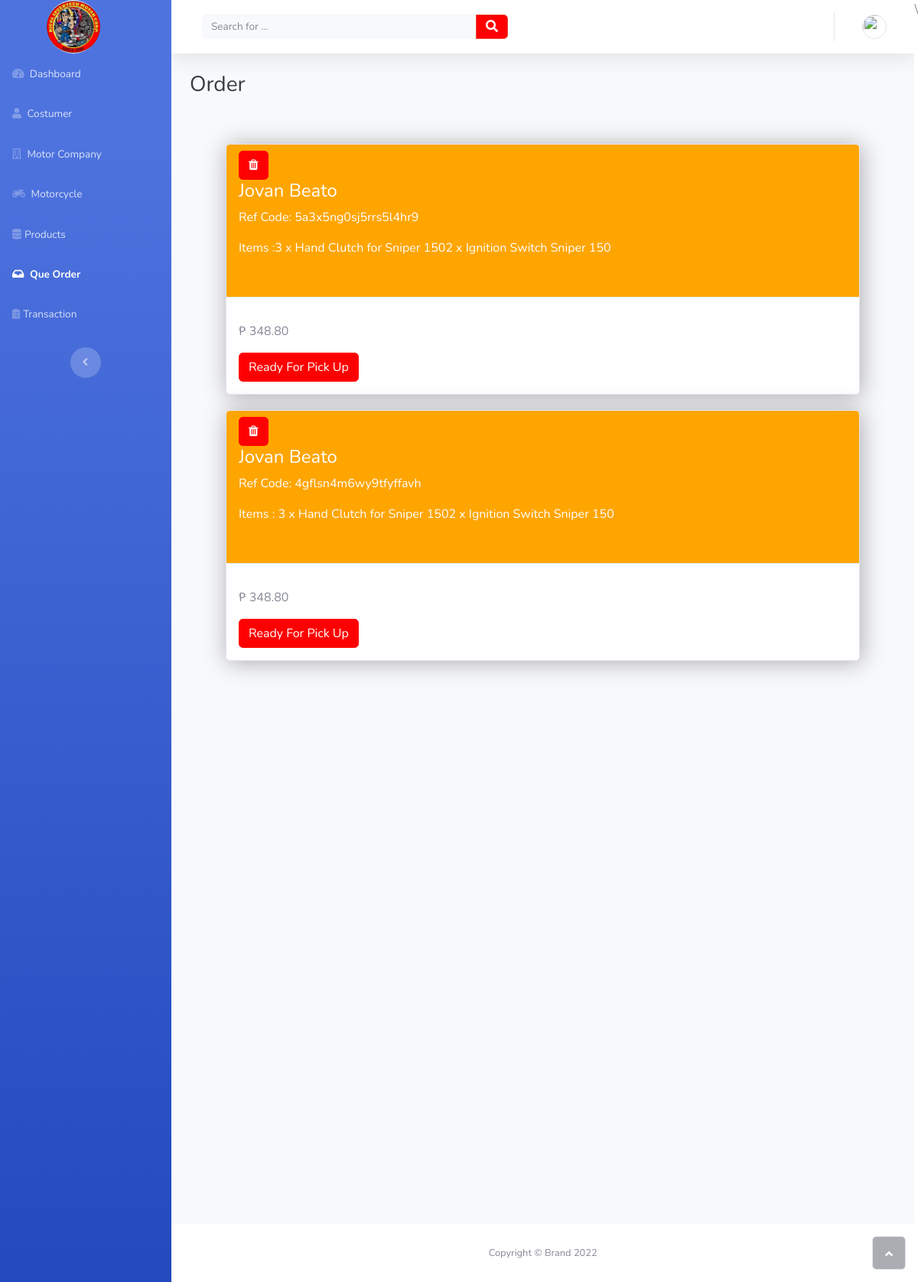
The page /orders (signed in) on the database as committed earlier.
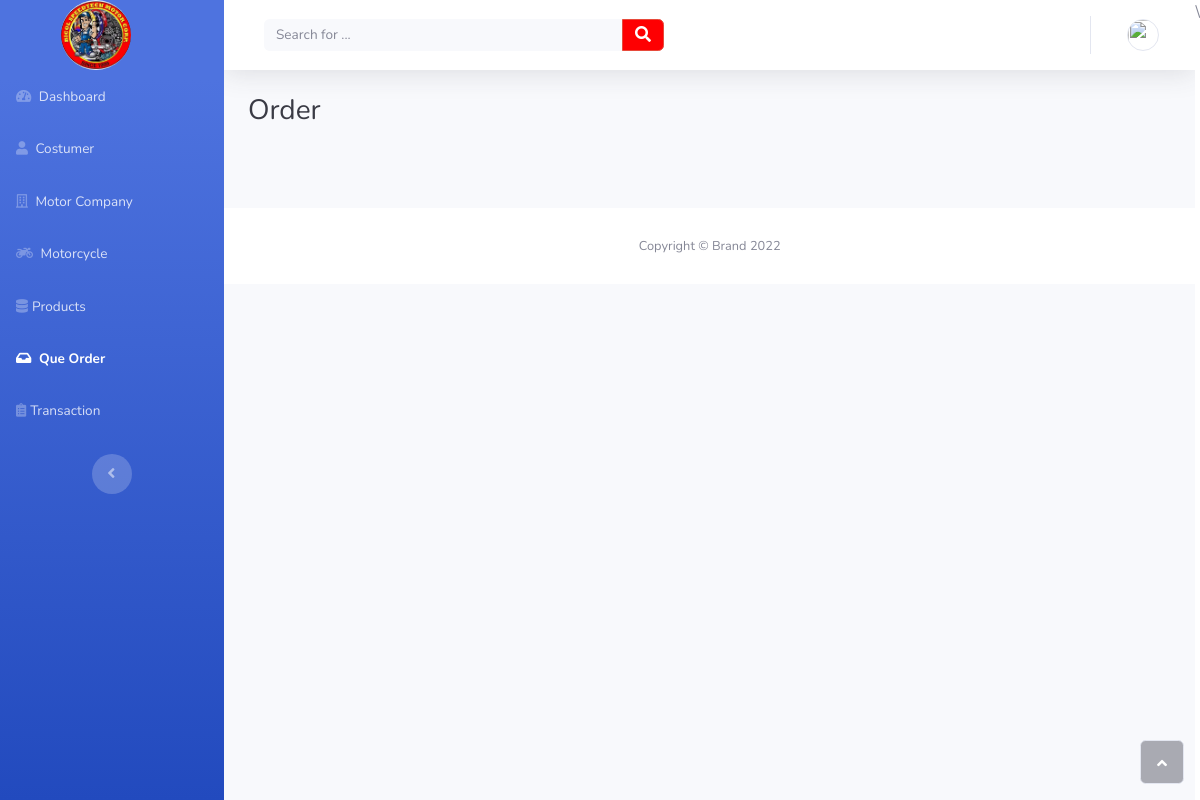
The same page on the database as committed later.
### ecomm/models.py (models this page shows, shortened)
class Order(models.Model):
    user = models.ForeignKey(Costumer, on_delete=models.CASCADE)
    ref_code = models.CharField(max_length=20, blank=True, null=True)
    items = models.CharField(max_length=255)
    status = models.CharField(max_length=255, default="Packaging")
    total = models.FloatField(default=0.0)
    ordered_date = models.DateTimeField(auto_now_add=True)
    ordered = models.BooleanField(default=False)

class Costumer(models.Model):
    id = models.AutoField(primary_key=True)
    admin = models.OneToOneField(CustomUser, on_delete=models.CASCADE)
    address = models.TextField()
    created_at = models.DateTimeField(auto_now_add=True)
    updated_at = models.DateTimeField(auto_now=True)
    objects = models.Manager()

class CustomUser(AbstractUser):
    user_type_data = ((1, "HOD"), (2, "Staff"), (3, "Costumer"))
    user_type = models.CharField(default=1, choices=user_type_data, max_length=10)

### ecomm/StaffViews.py (the view)
# urls.py: path('orders', StaffViews.orders, name="orders"),
def orders(request):
    order = Order.objects.all()
    context = {
        "order": order
    }
    return render(request, 'staff/order.html', context)

### ecomm/LoginCheckMiddleWare.py (called while the page is built, shortened)
    def process_view(self, request, view_func, view_args, view_kwargs):
        modulename = view_func.__module__
        print(modulename)
        user = request.user
        print(user.is_authenticated)
        if user.is_authenticated:
            if user.user_type == "1":
                if modulename == "ecomm.HODViews":
                    pass
                elif modulename == "ecomm.views" or modulename == "django.views.static":
                    pass
                else:
                    pass
            else:
                return redirect("home")
        else:
            if request.path == reverse("home") or request.path == reverse("doLogin"):
                pass
            else:
                return redirect("home")

### ecomm/templates/staff/order.html (shortened to what this page needs)
{% extends "staff/base.html" %}
{% load static %}
{% block content %}
{% include "staff/sidebar.html" %}
<div class="d-flex flex-column" id="content-wrapper">
        <div id="content">
            <nav class="navbar navbar-light navbar-expand bg-white shadow mb-4 topbar static-top">
              <div class="container-fluid"><button class="btn btn-link d-md-none rounded-circle me-3" id="sidebarToggleTop" type="button"></button>
                  <form class="d-none d-sm-inline-block me-auto ms-md-3 my-2 my-md-0 mw-100 navbar-search">
                      <div class="input-group"><input class="bg-light form-control border-0 small" type="text" placeholder="Search for ..."><button class="btn btn-primary py-0" type="button" style="background: rgb(254,0,2);border-color: var(--bs-red);"><i class="fas fa-search"></i></button></div>
                  </form>
                  <ul class="navbar-nav flex-nowrap ms-auto">
                      <li class="nav-item dropdown no-arrow">
                          <div class="nav-item dropdown no-arrow"><a class="dropdown-toggle nav-link" aria-expanded="false" data-bs-toggle="dropdown" href="#"><img class="border rounded-circle img-profile" src="https://cdn-icons-png.flaticon.com/512/149/149071.png"></a>
                          </div>
                      </li>
                  </ul>
              </div>
            </nav>
            <div class="container-fluid">
              <div class="d-sm-flex justify-content-between align-items-center mb-4">
                  <h3 class="text-dark mb-0">Order</h3>
              </div>
              <div class="row space-rows">
                  {% for order in order %}
                    <div class="col">
                        <div class="card cards-shadown cards-hover" data-aos="flip-left" data-aos-duration="950">
                            <div class="card-header"><button class="btn btn-primary" type="button" style="background: rgb(254,0,2);border-color: rgb(254,0,2);"><i class="fa fa-trash" id="download-icon-1"></i></button><span class="space"><a href="#"></a></span>
                                <div class="cardheader-text">
                                    <h4 id="heading-card-1">{{ order.user.admin.first_name }} {{ order.user.admin.last_name }}</h4>
                                    <p id="cardheader-subtext-1">Ref Code: {{ order.ref_code }}</p>
                                    <p class="text-truncate" id="cardheader-subtext-4">Items :{{ order.items }}</p>
                                </div>
                            </div>
                            <div class="card-body">
                                <p class="card-text sub-text-color">{{ order.date }}</p>
                                <p class="card-text cardbody-sub-text">₱ {{ order.total|floatformat:2 }}</p>
                                {% if order.status == "Packaging" %}
                                  <a class="btn btn-primary text-nowrap" href="{% url 'cancel_order' order.id %}" style="background: rgb(254,0,2);border-color: rgb(254,0,2);">Ready For Pick Up</a>
                                {% else %}
                                  <a class="btn btn-primary text-nowrap" href="{% url 'set_complete' order.id %}" style="background: rgb(254,0,2);border-color: rgb(254,0,2);">Mark as Complete</a>
                                {% endif %}
                            </div>
                        </div>
                    </div>
                  {% endfor %}
            </div>
        </div>
        <footer class="bg-white sticky-footer">
            <div class="container my-auto">
                <div class="text-center my-auto copyright"><span>Copyright © Brand 2022</span></div>
            </div>
        </footer>
    </div><a class="border rounded d-inline scroll-to-top" href="#page-top"><i class="fas fa-angle-up"></i></a>
{% endblock %}

Rows that differ between the two databases and show on the page:
removed Order: user.admin.first_name "Jovan", user.admin.last_name "Beato", ref_code "5a3x5ng0sj5rrs5l4hr9", items "3 x Hand Clutch for Sniper 1502 x Ignition Switch Sniper 150", total "348.80", status "Ready For Pick Up"
removed Order: user.admin.first_name "Jovan", user.admin.last_name "Beato", ref_code "4gflsn4m6wy9tfyffavh", items "3 x Hand Clutch for Sniper 1502 x Ignition Switch Sniper 150", total "348.80", status "Ready For Pick Up"
